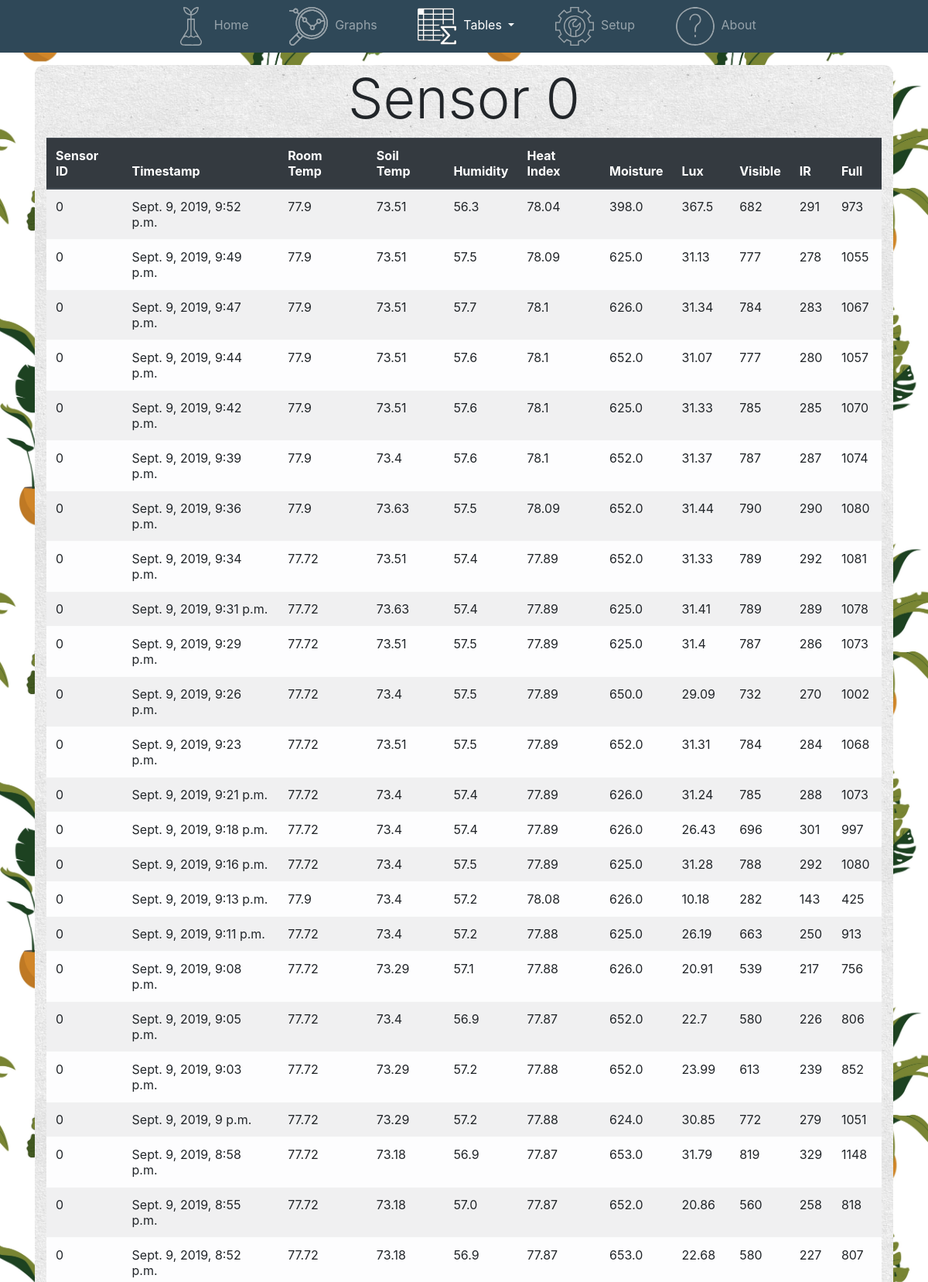
The app's page /table/0 (upper part) with its own data.
### sensors/models.py (models this page shows, shortened)
class Sensor_data(models.Model):
    sensor_id = models.IntegerField() # Sensor ID to gather data from different sensors
    temp_soil = models.FloatField() # Soil reading from waterproof temp sensor wired probe (fahrenheit)
    temp_room = models.FloatField() # Temp reading from DHT-22 sensor (fahrenheit)
    humidity = models.FloatField() # humidity reading from DHT-22 sensor (fahrenheit)
    heat_index = models.FloatField() # heat index calc from DHT-22 sensor (fahrenheit)
    moisture = models.FloatField() # moisture reading from capacitance moisture sensor
    lux = models.FloatField() # Lux luminosity reading from light sensor
    visible = models.IntegerField() # Visible spectrum light reading from light sensor
    ir = models.IntegerField() # Ifrared spectrum light reading from light sensor
    full = models.IntegerField() # Full spectrum light reading from light sensor
    timestamp = models.DateTimeField('The time/date this data was recorded') # from django.utils import timezone ... timezone.now()

### sensors/views.py (the view)
# urls.py: path('table/<int:sensor_id>', views.table_sensor, name='table_id'),
def table_sensor(request, sensor_id):
    id_list = list(Sensor_data.objects.values_list('sensor_id', flat=True).distinct())
    data_list = Sensor_data.objects.filter(sensor_id=sensor_id).order_by('-timestamp')[:50]
    context = {'id_list': id_list, 'data_list': data_list, 'title': "Sensor " + str(sensor_id)}
    context["tables"] = "active"
    return render(request, 'sensors/table.html', context)

### sensors/templates/sensors/table.html
{% extends 'sensors/navbar.html' %}
{% block content %}
  <div class="main_content">
    <div class="container my-3">
      <div class='row'>
        <div class='col-md-12'>
          <h1 class='display-3'>{{ title }}</h1>
        </div>
      </div>
      <div class='row'>
        <div class='col-md-12'>
          {% if data_list %}
            <table class = "table table-light table-striped table-hover">
              <thead class= "thead-dark">
                <tr>
                  <th scope="row">Sensor ID</th>
                  <th scope="row">Timestamp</th>
                  <th scope="row">Room Temp</th>
                  <th scope="row">Soil Temp</th>
                  <th scope="row">Humidity</th>
                  <th scope="row">Heat Index</th>
                  <th scope="row">Moisture</th>
                  <th scope="row">Lux</th>
                  <th scope="row">Visible</th>
                  <th scope="row">IR</th>
                  <th scope="row">Full</th>
                </tr>
              </thead>
              <tbody>
              {% for data in data_list %}
                <tr>
                  <td scope="col">{{ data.sensor_id }}</td>
                  <td>{{ data.timestamp }}</td>
                  <td>{{ data.temp_room }}</td>
                  <td>{{ data.temp_soil }}</td>
                  <td>{{ data.humidity }}</td>
                  <td>{{ data.heat_index }}</td>
                  <td>{{ data.moisture }}</td>
                  <td>{{ data.lux }}</td>
                  <td>{{ data.visible }}</td>
                  <td>{{ data.ir }}</td>
                  <td>{{ data.full }}</td>
                </tr>
              {% endfor %}
              </tbody>
            </table>
          {% else %}
              <p>No data is available.</p>
          {% endif %}
        </div>
      </div>
    </div>
  </div>
{% endblock content %}

### sensors/static/css/sensors.css (style rules this page uses)
body { background-color: #7EC2AD; background-image: url('../images/plants_pattern.jpg'); background-size: 50%; }
h1, h2, h3, h4, h5, h6 { text-align: center; }
.main_content { background-image: url('../images/natural_paper.png'); border-radius: 12px; }

### records on screen
Sensor_data: sensor_id "0", timestamp "Sept. 9, 2019, 9:52 p.m.", temp_room "77.9", temp_soil "73.51", humidity "56.3", heat_index "78.04", moisture "398.0", lux "367.5", visible "682", ir "291", full "973"
Sensor_data: sensor_id "0", timestamp "Sept. 9, 2019, 9:49 p.m.", temp_room "77.9", temp_soil "73.51", humidity "57.5", heat_index "78.09", moisture "625.0", lux "31.13", visible "777", ir "278", full "1055"
Sensor_data: sensor_id "0", timestamp "Sept. 9, 2019, 9:47 p.m.", temp_room "77.9", temp_soil "73.51", humidity "57.7", heat_index "78.1", moisture "626.0", lux "31.34", visible "784", ir "283", full "1067"
Sensor_data: sensor_id "0", timestamp "Sept. 9, 2019, 9:44 p.m.", temp_room "77.9", temp_soil "73.51", humidity "57.6", heat_index "78.1", moisture "652.0", lux "31.07", visible "777", ir "280", full "1057"
Sensor_data: sensor_id "0", timestamp "Sept. 9, 2019, 9:42 p.m.", temp_room "77.9", temp_soil "73.51", humidity "57.6", heat_index "78.1", moisture "625.0", lux "31.33", visible "785", ir "285", full "1070"
Sensor_data: sensor_id "0", timestamp "Sept. 9, 2019, 9:39 p.m.", temp_room "77.9", temp_soil "73.4", humidity "57.6", heat_index "78.1", moisture "652.0", lux "31.37", visible "787", ir "287", full "1074"
Sensor_data: sensor_id "0", timestamp "Sept. 9, 2019, 9:36 p.m.", temp_room "77.9", temp_soil "73.63", humidity "57.5", heat_index "78.09", moisture "652.0", lux "31.44", visible "790", ir "290", full "1080"
Sensor_data: sensor_id "0", timestamp "Sept. 9, 2019, 9:34 p.m.", temp_room "77.72", temp_soil "73.51", humidity "57.4", heat_index "77.89", moisture "652.0", lux "31.33", visible "789", ir "292", full "1081"
Sensor_data: sensor_id "0", timestamp "Sept. 9, 2019, 9:31 p.m.", temp_room "77.72", temp_soil "73.63", humidity "57.4", heat_index "77.89", moisture "625.0", lux "31.41", visible "789", ir "289", full "1078"
Sensor_data: sensor_id "0", timestamp "Sept. 9, 2019, 9:29 p.m.", temp_room "77.72", temp_soil "73.51", humidity "57.5", heat_index "77.89", moisture "625.0", lux "31.4", visible "787", ir "286", full "1073"
Sensor_data: sensor_id "0", timestamp "Sept. 9, 2019, 9:26 p.m.", temp_room "77.72", temp_soil "73.4", humidity "57.5", heat_index "77.89", moisture "650.0", lux "29.09", visible "732", ir "270", full "1002"
Sensor_data: sensor_id "0", timestamp "Sept. 9, 2019, 9:23 p.m.", temp_room "77.72", temp_soil "73.51", humidity "57.5", heat_index "77.89", moisture "652.0", lux "31.31", visible "784", ir "284", full "1068"
Sensor_data: sensor_id "0", timestamp "Sept. 9, 2019, 9:21 p.m.", temp_room "77.72", temp_soil "73.4", humidity "57.4", heat_index "77.89", moisture "626.0", lux "31.24", visible "785", ir "288", full "1073"
Sensor_data: sensor_id "0", timestamp "Sept. 9, 2019, 9:18 p.m.", temp_room "77.72", temp_soil "73.4", humidity "57.4", heat_index "77.89", moisture "626.0", lux "26.43", visible "696", ir "301", full "997"
Sensor_data: sensor_id "0", timestamp "Sept. 9, 2019, 9:16 p.m.", temp_room "77.72", temp_soil "73.4", humidity "57.5", heat_index "77.89", moisture "625.0", lux "31.28", visible "788", ir "292", full "1080"
Sensor_data: sensor_id "0", timestamp "Sept. 9, 2019, 9:13 p.m.", temp_room "77.9", temp_soil "73.4", humidity "57.2", heat_index "78.08", moisture "626.0", lux "10.18", visible "282", ir "143", full "425"
Sensor_data: sensor_id "0", timestamp "Sept. 9, 2019, 9:11 p.m.", temp_room "77.72", temp_soil "73.4", humidity "57.2", heat_index "77.88", moisture "625.0", lux "26.19", visible "663", ir "250", full "913"
Sensor_data: sensor_id "0", timestamp "Sept. 9, 2019, 9:08 p.m.", temp_room "77.72", temp_soil "73.29", humidity "57.1", heat_index "77.88", moisture "626.0", lux "20.91", visible "539", ir "217", full "756"
Sensor_data: sensor_id "0", timestamp "Sept. 9, 2019, 9:05 p.m.", temp_room "77.72", temp_soil "73.4", humidity "56.9", heat_index "77.87", moisture "652.0", lux "22.7", visible "580", ir "226", full "806"
Sensor_data: sensor_id "0", timestamp "Sept. 9, 2019, 9:03 p.m.", temp_room "77.72", temp_soil "73.29", humidity "57.2", heat_index "77.88", moisture "652.0", lux "23.99", visible "613", ir "239", full "852"
Sensor_data: sensor_id "0", timestamp "Sept. 9, 2019, 9 p.m.", temp_room "77.72", temp_soil "73.29", humidity "57.2", heat_index "77.88", moisture "624.0", lux "30.85", visible "772", ir "279", full "1051"
Sensor_data: sensor_id "0", timestamp "Sept. 9, 2019, 8:58 p.m.", temp_room "77.72", temp_soil "73.18", humidity "56.9", heat_index "77.87", moisture "653.0", lux "31.79", visible "819", ir "329", full "1148"
Sensor_data: sensor_id "0", timestamp "Sept. 9, 2019, 8:55 p.m.", temp_room "77.72", temp_soil "73.18", humidity "57.0", heat_index "77.87", moisture "652.0", lux "20.86", visible "560", ir "258", full "818"
Sensor_data: sensor_id "0", timestamp "Sept. 9, 2019, 8:52 p.m.", temp_room "77.72", temp_soil "73.18", humidity "56.9", heat_index "77.87", moisture "653.0", lux "22.68", visible "580", ir "227", full "807"

### other values on screen
{{ title }} "Sensor 0"
